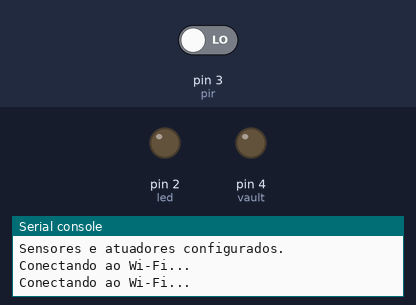
Recording of a program running on a simulated MicroPython board. On the bench: output pins drawn as LEDs (lit = HIGH), the last lines printed to the serial console. Inputs (shaded band) come from the test bench; at power-on: pin 3 (pir) LOW. WiFi joins after 1.5 s; no MQTT or app messages arrive unless stated.

Above: at 0.1 s.
At 32.3 s:
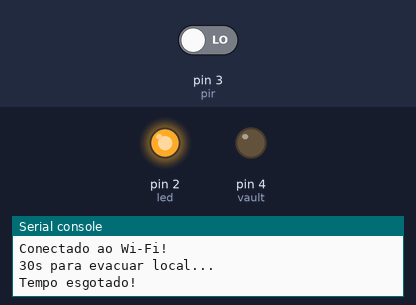
Timing chart, 0 to 33.8 s (numbered marks = the images above):
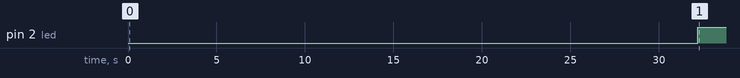

Measured:
- by itself, pin 2 (led): LOW → HIGH at 32.2 s

The program:

main.py
```python
from machine import Pin, reset  # pyright: ignore[reportMissingImports]
import network  # pyright: ignore[reportMissingImports]
from umqtt.simple import MQTTClient  # pyright: ignore[reportMissingImports]
from time import sleep

device = "scene1"
device_number = "0"
led = Pin(2, Pin.OUT)
vault = Pin(4, Pin.OUT)
pir = Pin(3, Pin.IN)
wifi_ssid = "escape-run"
wifi_password = "Escape-run2025!"
broker = "escape-run.sj.ifsc.edu.br"

device_name = "-".join([device, device_number])
topic_subscribe = "/".join(["escape-run", "devices", device, device_number])
topic_publish = "escape-run/player/scene"
wlan = network.WLAN()
mqtt_client = MQTTClient(device_name, broker, keepalive=60)
last_read = 0
scanning = True


def setup():
    print("Iniciando código...")
    led.off()
    vault.off()
    print("Sensores e atuadores configurados.")


def pir_pre():
    print("30s para evacuar local...")
    sleep(30)
    print("Tempo esgotado!")


def blink(num=1):
    for _ in range(num):
        sleep(0.1)
        led.off()
        sleep(0.1)
        led.on()


def wifi_connect():
    print("Conectando ao Wi-Fi...")
    wlan.active(True)
    wlan.connect(wifi_ssid, wifi_password)
    while not wlan.isconnected():
        print("Conectando ao Wi-Fi...")
        sleep(1)
    print("Conectado ao Wi-Fi!")


def callback(topic, payload):
    msg = payload.decode()
    print("Mensagem recebida:", msg)
    blink()
    if msg == "open" or msg == "unlock" or msg == "panic":
        print("Abrindo cofre...")
        mqtt_client.publish(topic_publish, "Scene2")
        sleep(1)
        vault.on()
    elif msg == "close" or msg == "lock":
        print("Fechando cofre...")
        vault.off()
    elif msg == "reset":
        print("Reiniciando dispositivo...")
        reset()


def mqtt_connect():
    global mqtt_client
    mqtt_client.connect(timeout=5)
    print("Conectado ao broker MQTT!")
    mqtt_client.set_callback(callback)
    mqtt_client.subscribe(topic_subscribe)
    print("Definidos callback e assinatura do tópico", topic_subscribe)
    led.on()


def pir_check():
    global last_read, scanning
    current_read = pir.value()
    if current_read > last_read:
        print("Novo jogador detectado!")
        mqtt_client.publish(topic_publish, "Scene2")
        blink()
        scanning = False
    last_read = current_read


if __name__ == "__main__":
    setup()
    wifi_connect()
    pir_pre()

    while True:
        blink()
        try:
            mqtt_connect()
            while True:
                if scanning:
                    pir_check()
                mqtt_client.check_msg()
                sleep(1)
        except OSError as e:
            print(f"Erro de conexão: {e}")
            sleep(5)
```
